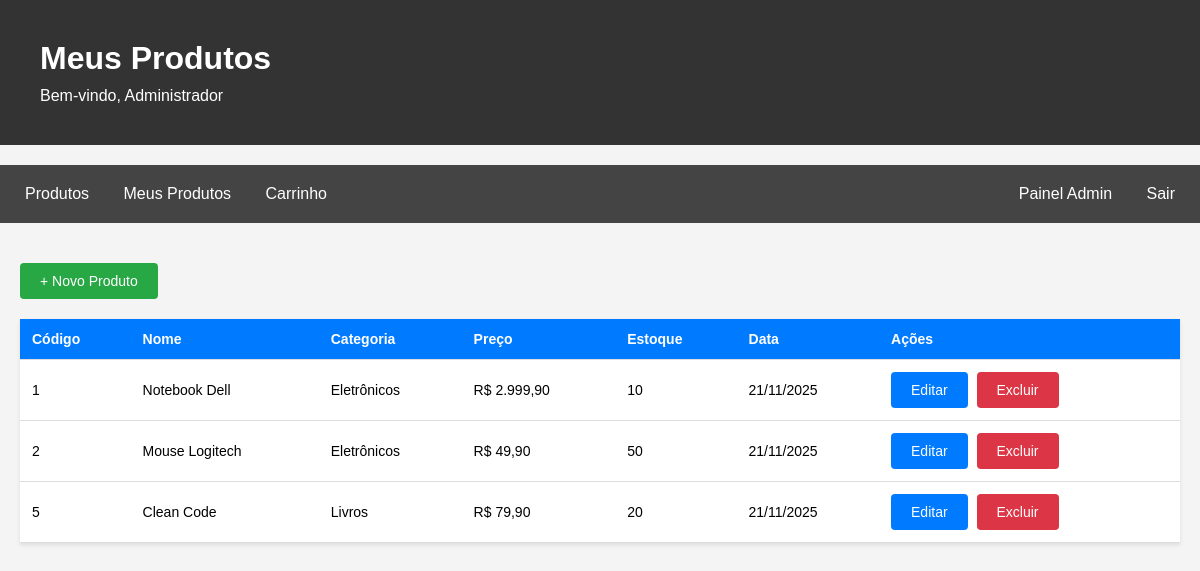
The app's page /user/meus_produtos.php (signed in) with its own data.
### tables this page shows
CREATE TABLE IF NOT EXISTS produto (
    codigo INT AUTO_INCREMENT PRIMARY KEY,
    nome VARCHAR(200) NOT NULL,
    descricao TEXT,
    preco DECIMAL(10, 2) NOT NULL,
    estoque INT DEFAULT 0,
    imagem VARCHAR(255),
    codigo_categoria INT NOT NULL,
    codigo_dono INT NOT NULL,
    data_criacao TIMESTAMP DEFAULT CURRENT_TIMESTAMP,
    data_atualizacao TIMESTAMP DEFAULT CURRENT_TIMESTAMP ON UPDATE CURRENT_TIMESTAMP,
    FOREIGN KEY (codigo_categoria) REFERENCES categoria(codigo) ON DELETE RESTRICT ON UPDATE CASCADE,
    FOREIGN KEY (codigo_dono) REFERENCES conta(codigo) ON DELETE RESTRICT ON UPDATE CASCADE
);

CREATE TABLE IF NOT EXISTS categoria (
    codigo INT AUTO_INCREMENT PRIMARY KEY,
    nome VARCHAR(100) NOT NULL UNIQUE,
    data_criacao TIMESTAMP DEFAULT CURRENT_TIMESTAMP
);

### config/session.php (called while the page is built, shortened)
<?php
function isAdmin() {
    return isset($_SESSION['usuario_tipo']) && $_SESSION['usuario_tipo'] === 'admin';
}
function getNomeUsuario() {
    return $_SESSION['usuario_nome'] ?? 'Usuário';
}
?>

### user/meus_produtos.php (the view, shortened to what this page needs)
<?php
require_once '../config/session.php';
$db = getDB();
$usuario_codigo = getUsuarioLogado();
$stmt = $db->prepare("
    SELECT p.*, c.nome as categoria_nome
    FROM produto p
    LEFT JOIN categoria c ON p.codigo_categoria = c.codigo
    WHERE p.codigo_dono = :codigo_dono
    ORDER BY p.data_criacao DESC
");
$stmt->execute(['codigo_dono' => $usuario_codigo]);
$produtos = $stmt->fetchAll();
?>
<!DOCTYPE html>
<html lang="pt-BR">
<head>
</head>
<body>
    <div class="header">
        <div class="container">
            <h1>Meus Produtos</h1>
            <p>Bem-vindo, <?php echo htmlspecialchars(getNomeUsuario()); ?></p>
        </div>
    </div>
    <div class="nav">
        <div class="nav-left">
            <a href="index.php">Produtos</a>
            <a href="meus_produtos.php">Meus Produtos</a>
            <a href="carrinho.php">Carrinho</a>
        </div>
        <div class="nav-right">
            <?php if (isAdmin()): ?>
                <a href="/admin/index.php">Painel Admin</a>
            <?php endif; ?>
            <a href="/logout.php">Sair</a>
        </div>
    </div>
    <div class="container">
        <div style="margin-bottom: 20px;">
            <a href="criar_produto.php" class="btn btn-success">+ Novo Produto</a>
        </div>
        <table>
            <thead>
                <tr>
                    <th>Código</th>
                    <th>Nome</th>
                    <th>Categoria</th>
                    <th>Preço</th>
                    <th>Estoque</th>
                    <th>Data</th>
                    <th>Ações</th>
                </tr>
            </thead>
            <tbody>
                <?php if (empty($produtos)): ?>
                    <tr>
                        <td colspan="7" style="text-align: center;">Você ainda não cadastrou nenhum produto</td>
                    </tr>
                <?php else: ?>
                    <?php foreach ($produtos as $produto): ?>
                        <tr>
                            <td><?php echo htmlspecialchars($produto['codigo']); ?></td>
                            <td><?php echo htmlspecialchars($produto['nome']); ?></td>
                            <td><?php echo htmlspecialchars($produto['categoria_nome']); ?></td>
                            <td>R$ <?php echo number_format($produto['preco'], 2, ',', '.'); ?></td>
                            <td><?php echo htmlspecialchars($produto['estoque']); ?></td>
                            <td><?php echo date('d/m/Y', strtotime($produto['data_criacao'])); ?></td>
                            <td class="actions">
                                <a href="editar_produto.php?codigo=<?php echo $produto['codigo']; ?>" class="btn">Editar</a>
                                <a href="excluir_produto.php?codigo=<?php echo $produto['codigo']; ?>"
                                   class="btn btn-danger"
                                   onclick="return confirm('Tem certeza que deseja excluir este produto?')">Excluir</a>
                            </td>
                        </tr>
                    <?php endforeach; ?>
                <?php endif; ?>
            </tbody>
        </table>
    </div>
</body>
</html>

### user/meus_produtos.php (style rules this page uses)
* { margin: 0; padding: 0; box-sizing: border-box; }
body { font-family: Arial, sans-serif; background: #f4f4f4; }
.container { max-width: 1400px; margin: 0 auto; padding: 20px; }
.header { background: #333; color: white; padding: 20px; margin-bottom: 20px; }
.header h1 { margin-bottom: 10px; }
.nav { background: #444; padding: 10px; margin-bottom: 20px; display: flex; justify-content: space-between; align-items: center; }
.nav-left a, .nav-right a { color: white; text-decoration: none; padding: 10px 15px; display: inline-block; }
.btn { padding: 10px 20px; background: #007bff; color: white; text-decoration: none; border: none; cursor: pointer; border-radius: 4px; display: inline-block; font-size: 14px; }
.btn-danger { background: #dc3545; }
.btn-success { background: #28a745; }
table { width: 100%; background: white; border-collapse: collapse; box-shadow: 0 2px 4px rgba(0,0,0,0.1); }
th, td { padding: 12px; text-align: left; border-bottom: 1px solid #ddd; font-size: 14px; }
th { background: #007bff; color: white; }
.actions a { margin-right: 5px; }

### records on screen
produto: codigo "1", nome "Notebook Dell", codigo_categoria.nome "Eletrônicos", preco "2.999,90", estoque "10", data_criacao "21/11/2025"
produto: codigo "2", nome "Mouse Logitech", codigo_categoria.nome "Eletrônicos", preco "49,90", estoque "50", data_criacao "21/11/2025"
produto: codigo "5", nome "Clean Code", codigo_categoria.nome "Livros", preco "79,90", estoque "20", data_criacao "21/11/2025"

### other values on screen
getNomeUsuario() "Administrador"
